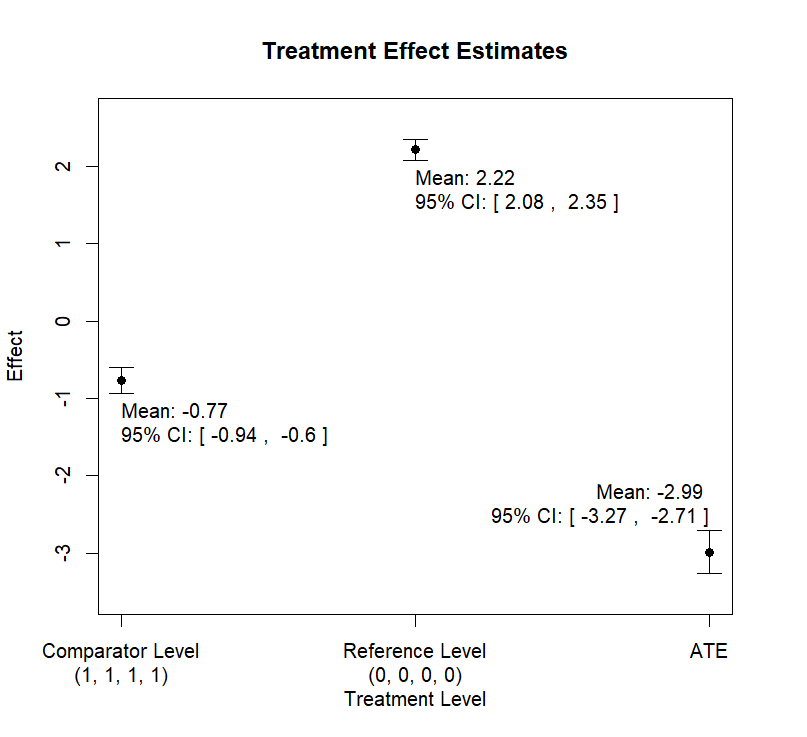

Write R code to recreate this figure.
plot_est_box <- function(input, ...) {
  # Extract bootdata from the model or use the data frame directly
  bootdata <- if (is.data.frame(input)) {
    input
  } else if ("bootdata" %in% names(input)) {
    input$bootdata
  } else {
    stop("Input must be a data frame or a model object containing 'bootdata'.")
  }

  # Validate bootdata
  required_columns <- c("effect_comparator", "effect_ref_int", "ATE")
  if (!all(required_columns %in% names(bootdata))) {
    stop("bootdata must contain 'effect_comparator', 'effect_ref_int', and 'ATE' columns.")
  }

  # Adjust margins if necessary
  par(mar = c(6, 5, 5,4) + 0.1) # Adjust the last value if text is plotted outside; bottom, left, top, and right margins

  # Calculate means and standard deviations
  means <- sapply(bootdata[required_columns], mean)
  # sds <- sapply(bootdata[required_columns], sd)
  # ses <- sds / sqrt(nrow(bootdata))
  lowerbd <- sapply(bootdata[required_columns], function(x) quantile(x, probs = 0.025))
  upperbd <- sapply(bootdata[required_columns], function(x) quantile(x, probs = 0.975))

  # Define the position for each point
  position <- 1:length(means)

  # Define some offsets for text placement
  text_offset <- (max(upperbd) - min(lowerbd)) * 0.05

  # Plotting
  plot(position, means, ylim = range(lowerbd - text_offset, upperbd + text_offset), pch = 19, xaxt = "n", # round down vs round up;
       xlab = "Treatment Level", ylab = "Effect", main = "Treatment Effect Estimates", ...)
  axis(1, at = position, labels = c("Comparator Level", "Reference Level", "ATE"))

  # Error bars
  arrows(position, lowerbd, position, upperbd, angle = 90, code = 3, length = 0.1, ...)

  # Adding text for means and CIs
  # text(position, lowerbd - 0.1, labels = paste("Mean:", round(means, 2), "\n95% CI:", round(lowerbd, 2), "-", round(upperbd, 2)), adj = c(0,1))

  # for (i in seq_along(means)) {
  #   text(position[i], upperbd[i] + text_offset, labels = paste("Mean:", round(means[i], 2), "\n95% CI:", round(lowerbd[i], 2), "-", round(upperbd[i], 2)), cex = 0.8, pos = 3)
  # }

  # Adjust the y-position offset for clarity
  offset <- 0.1
  # Adding text for the first and second items with left adjustment
  text(position[1:2], lowerbd[1:2] - offset, labels = paste("Mean:", round(means[1:2], 2), "\n95% CI: [", round(lowerbd[1:2], 2), ", ", round(upperbd[1:2], 2), "]"), adj = c(0,1), ...)
  # Adding text for the third item with right adjustment
  text(position[3], upperbd[3] + offset, labels = paste("Mean:", round(means[3], 2), "\n95% CI: [", round(lowerbd[3], 2), ", ", round(upperbd[3], 2), "]"), adj = c(1,0), ...)

  # Check if the input is a model and extract treatment sequences if they exist
  has_treatment_info <- "reference" %in% names(input) && "comparator" %in% names(input)

  # Conditional treatment sequence information below x-axis labels
  if (has_treatment_info) {
    # mtext(paste("(", paste(input$reference, collapse = ", "), ")", sep = ""), side = 1, at = position[2], line = 2.5, cex = 0.7)
    # mtext(paste("(", paste(input$comparator, collapse = ", "), ")", sep = ""), side = 1, at = position[1], line = 2.5, cex = 0.7)
    mtext(paste("(", paste(input$reference, collapse = ", "), ")", sep = ""), side = 1, at = position[2], line = 2)
    mtext(paste("(", paste(input$comparator, collapse = ", "), ")", sep = ""), side = 1, at = position[1], line = 2)
  }
}



# Test

plot_est_box(model1$bootdata) # without reference & comparator information below labels
plot_est_box(model1) # with reference & comparator information below labels
